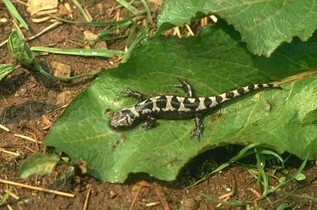
#> input picture Projeto_Lagarto/lagarto.jpg, 317 x 210 px
$ python lagarto.py   (older library calls are emulated)
#> lines starting #> are read from the running program, lines starting #| are printed output that depends on the picture
import cv2
import numpy as np
import os

print("Diretório atual:", os.getcwd())

# Ler imagem
img = cv2.imread("lagarto.jpg")
#> img is the input picture: shape (210, 317, 3); mean B, G, R 54.3, 116.3, 107.9

# Verificar se carregou corretamente
if img is None:
    print("Erro: imagem não encontrada!")
    exit()

# Converter para escala de cinza
gray = cv2.cvtColor(img, cv2.COLOR_BGR2GRAY)
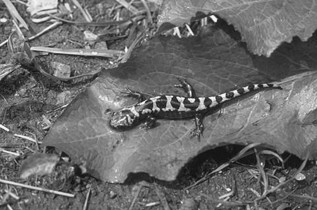
#> gray: shape (210, 317); min 13, max 252, mean 106.7

# Converter para HSV
hsv = cv2.cvtColor(img, cv2.COLOR_BGR2HSV)
#> hsv: shape (210, 317, 3); mean H, S, V 33.6, 152.5, 124.9

# Canal V (brilho)
v = hsv[:, :, 2]
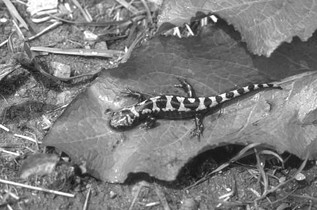
#> v: shape (210, 317); min 18, max 255, mean 124.9

# =====================
# SOBEL - ESCALA DE CINZA
# =====================
sobelx = cv2.Sobel(gray, cv2.CV_64F, 1, 0, ksize=3)
sobely = cv2.Sobel(gray, cv2.CV_64F, 0, 1, ksize=3)
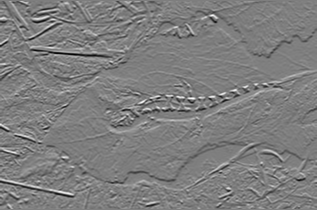
#> sobely: shape (210, 317) float64; min -792, max 801, mean -1.7; drawn with min black and max white
sobel_gray = cv2.magnitude(sobelx, sobely)
sobel_gray = cv2.convertScaleAbs(sobel_gray)

# =====================
# CANNY - ESCALA DE CINZA
# =====================
canny_gray = cv2.Canny(gray, 50, 150)
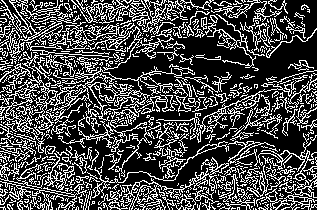
#> canny_gray: shape (210, 317); 29% white in thin lines or dots

# =====================
# LAPLACIANO - ESCALA DE CINZA
# =====================
laplace_gray = cv2.Laplacian(gray, cv2.CV_64F)
laplace_gray = cv2.convertScaleAbs(laplace_gray)
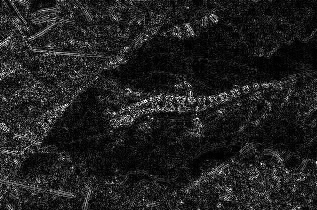
#> laplace_gray: shape (210, 317); min 0, max 255, mean 32.1

# =====================
# SOBEL - HSV (Canal V)
# =====================
sobelx_v = cv2.Sobel(v, cv2.CV_64F, 1, 0, ksize=3)
sobely_v = cv2.Sobel(v, cv2.CV_64F, 0, 1, ksize=3)
sobel_hsv = cv2.magnitude(sobelx_v, sobely_v)
sobel_hsv = cv2.convertScaleAbs(sobel_hsv)
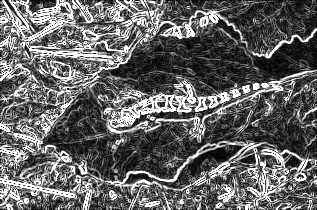
#> sobel_hsv: shape (210, 317); min 0, max 255, mean 101.9

# =====================
# CANNY - HSV (Canal V)
# =====================
canny_hsv = cv2.Canny(v, 50, 150)
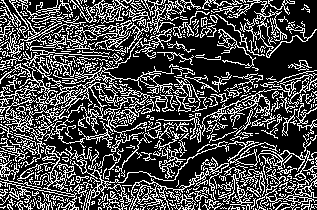
#> canny_hsv: shape (210, 317); 29.1% white in thin lines or dots

# =====================
# LAPLACIANO - HSV (Canal V)
# =====================
laplace_hsv = cv2.Laplacian(v, cv2.CV_64F)
laplace_hsv = cv2.convertScaleAbs(laplace_hsv)

# Salvar resultados
cv2.imwrite("sobel_gray.png", sobel_gray)
cv2.imwrite("canny_gray.png", canny_gray)
cv2.imwrite("laplace_gray.png", laplace_gray)

cv2.imwrite("sobel_hsv.png", sobel_hsv)
cv2.imwrite("canny_hsv.png", canny_hsv)
cv2.imwrite("laplace_hsv.png", laplace_hsv)

# Exibir imagens
cv2.imshow("Original", img)

cv2.imshow("Sobel Gray", sobel_gray)
cv2.imshow("Canny Gray", canny_gray)
cv2.imshow("Laplace Gray", laplace_gray)

cv2.imshow("Sobel HSV", sobel_hsv)
cv2.imshow("Canny HSV", canny_hsv)
cv2.imshow("Laplace HSV", laplace_hsv)

cv2.waitKey(0)
cv2.destroyAllWindows()
